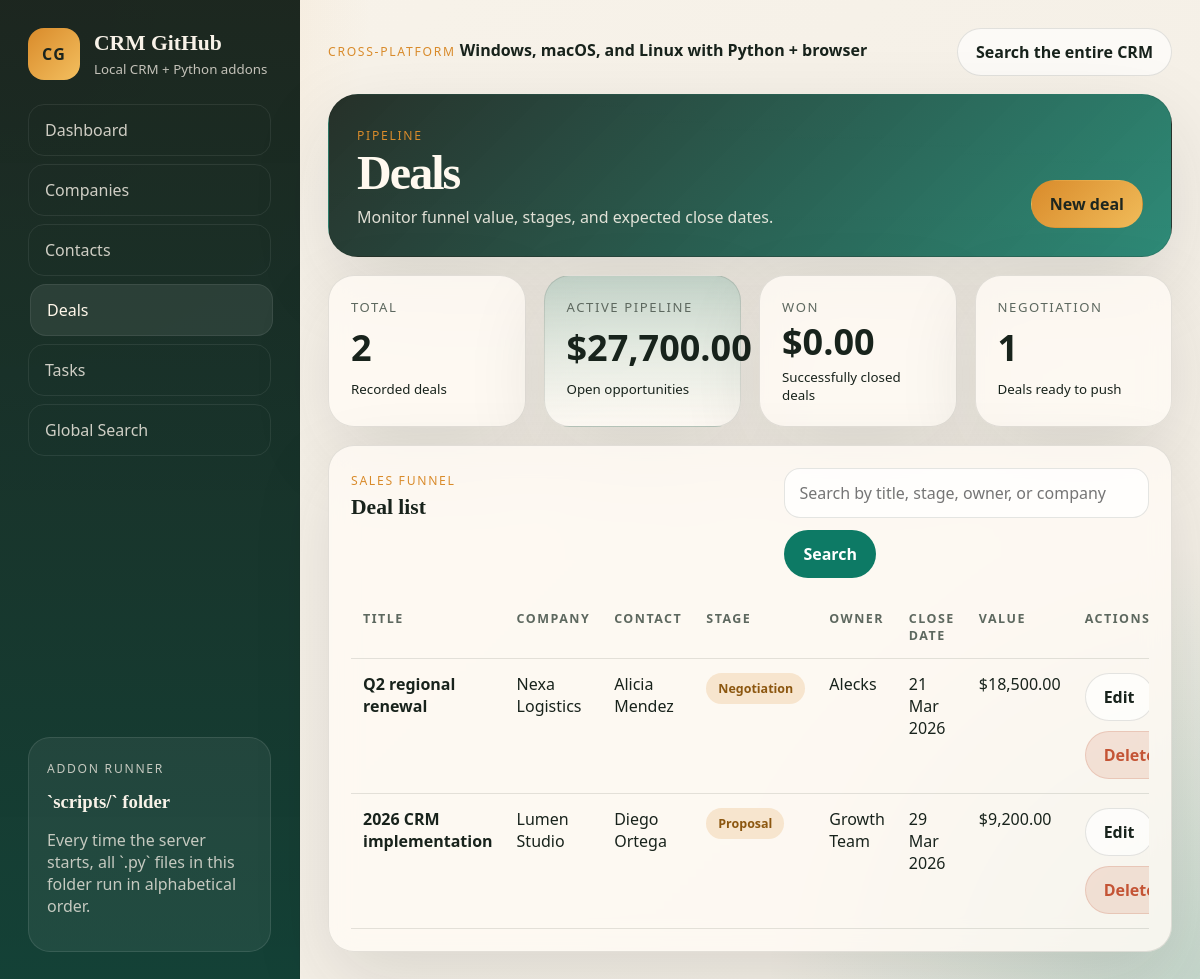
Page /deals on the committed database.
### tables this page shows
CREATE TABLE deals (
    id INTEGER PRIMARY KEY AUTOINCREMENT,
    title TEXT NOT NULL,
    company_id INTEGER REFERENCES companies(id) ON DELETE SET NULL,
    contact_id INTEGER REFERENCES contacts(id) ON DELETE SET NULL,
    stage TEXT NOT NULL DEFAULT 'Prospecting',
    value REAL NOT NULL DEFAULT 0,
    owner TEXT,
    expected_close_date TEXT,
    notes TEXT,
    created_at TEXT NOT NULL DEFAULT CURRENT_TIMESTAMP
);

CREATE TABLE companies (
    id INTEGER PRIMARY KEY AUTOINCREMENT,
    name TEXT NOT NULL,
    industry TEXT,
    website TEXT,
    email TEXT,
    phone TEXT,
    city TEXT,
    country TEXT,
    notes TEXT,
    created_at TEXT NOT NULL DEFAULT CURRENT_TIMESTAMP
);

### crm/routes.py (the view)
@bp.get("/deals")
def deals():
    query = (request.args.get("q") or "").strip()
    return render_template(
        "deals.html",
        deals=db.list_deals(database_path(), query),
        query=query,
        summary=db.get_deal_summary(database_path()),
    )

### crm/__init__.py (called while the page is built)
def format_currency(value: float | int | None) -> str:
    amount = float(value or 0)
    return f"${amount:,.2f}"

def format_datetime(value: str | None) -> str:
    if not value:
        return "No date"
    normalized = value.replace("Z", "")
    for fmt in ("%Y-%m-%d %H:%M:%S", "%Y-%m-%d"):
        try:
            parsed = datetime.strptime(normalized, fmt)
            if fmt == "%Y-%m-%d":
                return parsed.strftime("%d %b %Y")
            return parsed.strftime("%d %b %Y · %H:%M")
        except ValueError:
            continue
    return value

def slugify(value: str | None) -> str:
    if not value:
        return ""
    slug = re.sub(r"[^a-z0-9]+", "-", value.lower()).strip("-")
    return slug

### crm/db.py (called while the page is built)
def connect(database_path: str | Path) -> sqlite3.Connection:
    connection = sqlite3.connect(str(database_path))
    connection.row_factory = sqlite3.Row
    connection.execute("PRAGMA foreign_keys = ON")
    return connection

def query_all(database_path: str | Path, sql: str, params: tuple[Any, ...] = ()) -> list[dict]:
    with connect(database_path) as connection:
        rows = connection.execute(sql, params).fetchall()
    return [dict(row) for row in rows]

def query_one(database_path: str | Path, sql: str, params: tuple[Any, ...] = ()) -> dict | None:
    with connect(database_path) as connection:
        row = connection.execute(sql, params).fetchone()
    return dict(row) if row else None

def get_deal_summary(database_path: str | Path) -> dict[str, int | float]:
    return query_one(
        database_path,
        """
        SELECT
            COUNT(*) AS total,
            COALESCE(SUM(CASE WHEN stage NOT IN ('Won', 'Lost') THEN value ELSE 0 END), 0) AS pipeline_value,
            COALESCE(SUM(CASE WHEN stage = 'Won' THEN value ELSE 0 END), 0) AS won_value,
            SUM(CASE WHEN stage = 'Negotiation' THEN 1 ELSE 0 END) AS negotiation
        FROM deals
        """,
    ) or {"total": 0, "pipeline_value": 0, "won_value": 0, "negotiation": 0}

### crm/routes.py (called while the page is built)
def database_path() -> str:
    return current_app.config["DATABASE"]

### crm/templates/deals.html (shortened to what this page needs)
{% extends "base.html" %}
{% block hero %}
  <section class="hero-card">
    <div>
      <p class="eyebrow">Pipeline</p>
      <h1>Deals</h1>
      <p>Monitor funnel value, stages, and expected close dates.</p>
    </div>
    <div class="hero-actions">
      <a class="button primary" href="{{ url_for('crm.new_deal') }}">New deal</a>
    </div>
  </section>
{% endblock %}
{% block content %}
  <section class="stats-grid full-span">
    <article class="metric-card">
      <span class="metric-label">Total</span>
      <strong>{{ summary.total or 0 }}</strong>
      <small>Recorded deals</small>
    </article>
    <article class="metric-card highlight">
      <span class="metric-label">Active pipeline</span>
      <strong>{{ summary.pipeline_value|currency }}</strong>
      <small>Open opportunities</small>
    </article>
    <article class="metric-card">
      <span class="metric-label">Won</span>
      <strong>{{ summary.won_value|currency }}</strong>
      <small>Successfully closed deals</small>
    </article>
    <article class="metric-card">
      <span class="metric-label">Negotiation</span>
      <strong>{{ summary.negotiation or 0 }}</strong>
      <small>Deals ready to push</small>
    </article>
  </section>
  <section class="panel full-span">
    <div class="panel-heading">
      <div>
        <p class="eyebrow">Sales funnel</p>
        <h2>Deal list</h2>
      </div>
      <form class="inline-form" method="get">
        <input type="search" name="q" value="{{ query }}" placeholder="Search by title, stage, owner, or company">
        <button class="button secondary" type="submit">Search</button>
      </form>
    </div>
    {% if deals %}
      <div class="table-wrap">
        <table>
          <thead>
            <tr>
              <th>Title</th>
              <th>Company</th>
              <th>Contact</th>
              <th>Stage</th>
              <th>Owner</th>
              <th>Close date</th>
              <th>Value</th>
              <th>Actions</th>
            </tr>
          </thead>
          <tbody>
            {% for deal in deals %}
              <tr>
                <td><strong>{{ deal.title }}</strong></td>
                <td>{{ deal.company_name or "No company" }}</td>
                <td>{{ deal.contact_name or "No contact" }}</td>
                <td><span class="badge tone-{{ deal.stage|slugify }}">{{ deal.stage }}</span></td>
                <td>{{ deal.owner or "No owner" }}</td>
                <td>{{ deal.expected_close_date|datetime }}</td>
                <td>{{ deal.value|currency }}</td>
                <td>
                  <div class="action-row">
                    <a class="button ghost" href="{{ url_for('crm.edit_deal', deal_id=deal.id) }}">Edit</a>
                    <form method="post" action="{{ url_for('crm.delete_deal', deal_id=deal.id) }}" data-confirm="Delete this deal?">
                      <button class="button danger" type="submit">Delete</button>
                    </form>
                  </div>
                </td>
              </tr>
            {% endfor %}
          </tbody>
        </table>
      </div>
    {% else %}
      <div class="empty-state">There are no deals matching this search.</div>
    {% endif %}
  </section>
{% endblock %}

### crm/static/styles.css (style rules this page uses)
:root { --bg: #f3eee5; --bg-strong: #e7decc; --panel: rgba(255, 251, 245, 0.82); --panel-strong: #fff8ef; --line: rgba(38, 41, 35, 0.12); --ink: #18231c; --muted: #5d685f; --accent: #0d7a65; --accent-strong: #095947; --accent-soft: rgba(13, 122, 101, 0.12); --sun: #d98b2b; --danger: #c45435; --danger-soft: rgba(196, 84, 53, 0.14); --shadow: 0 28px 80px rgba(31, 37, 29, 0.12); }
* { box-sizing: border-box; }
html { scroll-behavior: smooth; }
body { margin: 0; min-height: 100vh; color: var(--ink); font-family: "Avenir Next", "Segoe UI", "Trebuchet MS", sans-serif; background: radial-gradient(circle at top left, rgba(217, 139, 43, 0.22), transparent 24%), radial-gradient(circle at bottom right, rgba(13, 122, 101, 0.2), transparent 28%), linear-gradient(135deg, #f8f3ea, var(--bg)); }
a { color: inherit; text-decoration: none; }
button, input, select, textarea { font: inherit; }
.eyebrow { display: inline-block; margin: 0 0 6px; font-size: 0.76rem; text-transform: uppercase; letter-spacing: 0.14em; color: var(--sun); }
.hero-card { border: 1px solid var(--line); border-radius: 30px; padding: 28px; background: linear-gradient(135deg, rgba(24, 35, 28, 0.94), rgba(13, 122, 101, 0.86)), linear-gradient(180deg, rgba(255, 255, 255, 0.08), transparent); color: #fff9ef; display: flex; justify-content: space-between; align-items: end; gap: 24px; box-shadow: var(--shadow); }
.hero-card h1 { margin: 0 0 10px; font-size: clamp(2rem, 4vw, 3.35rem); line-height: 0.95; letter-spacing: -0.04em; font-family: "Iowan Old Style", "Palatino Linotype", serif; }
.hero-card p:last-child { margin: 0; max-width: 58ch; color: rgba(255, 249, 239, 0.86); }
.hero-actions { display: flex; flex-wrap: wrap; gap: 12px; }
.full-span { grid-column: 1 / -1; }
.panel, .metric-card { border: 1px solid var(--line); border-radius: 26px; background: var(--panel); backdrop-filter: blur(14px); box-shadow: var(--shadow); }
.panel { padding: 22px; }
.stats-grid { display: grid; grid-template-columns: repeat(4, minmax(0, 1fr)); gap: 18px; }
.metric-card { padding: 22px; display: grid; gap: 8px; }
.metric-card strong { font-size: clamp(1.8rem, 3vw, 2.6rem); line-height: 1; }
.metric-card.highlight { background: linear-gradient(180deg, rgba(13, 122, 101, 0.18), rgba(255, 251, 245, 0.88)); }
.metric-label { font-size: 0.82rem; text-transform: uppercase; letter-spacing: 0.12em; color: var(--muted); }
.panel-heading { display: flex; justify-content: space-between; align-items: start; gap: 16px; margin-bottom: 18px; }
.panel-heading h2 { margin: 0; font-size: 1.35rem; font-family: "Iowan Old Style", "Palatino Linotype", serif; }
.button { appearance: none; border: 0; border-radius: 999px; padding: 12px 18px; display: inline-flex; align-items: center; justify-content: center; gap: 8px; font-weight: 700; cursor: pointer; transition: transform 160ms ease, filter 160ms ease, background 160ms ease; }
.button.primary, .button.secondary, .button.ghost, .button.danger { border: 1px solid transparent; }
.button.primary { background: linear-gradient(135deg, var(--sun), #f0bb59); color: #1d261f; }
.button.secondary { background: var(--accent); color: white; }
.button.ghost { background: rgba(255, 255, 255, 0.64); border-color: var(--line); color: var(--ink); }
.button.danger { background: var(--danger-soft); color: var(--danger); border-color: rgba(196, 84, 53, 0.18); }
.chip, .badge { display: inline-flex; align-items: center; justify-content: center; border-radius: 999px; padding: 7px 12px; font-size: 0.78rem; font-weight: 700; }
.badge { background: rgba(24, 35, 28, 0.08); color: var(--ink); }
.tone-high, .tone-negotiation, .tone-proposal, .tone-qualified, .tone-in-progress { background: rgba(217, 139, 43, 0.18); color: #8c5710; }
.table-wrap { overflow-x: auto; }
table { width: 100%; border-collapse: collapse; }
th, td { padding: 14px 12px; border-bottom: 1px solid var(--line); text-align: left; vertical-align: top; }
th { font-size: 0.78rem; text-transform: uppercase; letter-spacing: 0.12em; color: var(--muted); }
.action-row { display: flex; flex-wrap: wrap; gap: 10px; }
.inline-form, .search-form { display: flex; gap: 12px; align-items: center; flex-wrap: wrap; }
input[type="search"], input[type="text"], input[type="email"], input[type="url"], input[type="number"], input[type="date"], select, textarea { width: 100%; border: 1px solid var(--line); border-radius: 16px; padding: 13px 14px; background: rgba(255, 255, 255, 0.78); color: var(--ink); }

### rows in the picture
deals: title "Q2 regional renewal", name "Nexa Logistics", contact_name "Alicia Mendez", stage "Negotiation", owner "Alecks", expected_close_date "21 Mar 2026", value "$18,500.00"
deals: title "2026 CRM implementation", name "Lumen Studio", contact_name "Diego Ortega", stage "Proposal", owner "Growth Team", expected_close_date "29 Mar 2026", value "$9,200.00"

### other values in the picture
{{ app_name }} "CRM GitHub"
{{ summary.total or 0 }} "2"
{{ summary.pipeline_value|currency }} "$27,700.00"
{{ summary.won_value|currency }} "$0.00"
{{ summary.negotiation or 0 }} "1"
